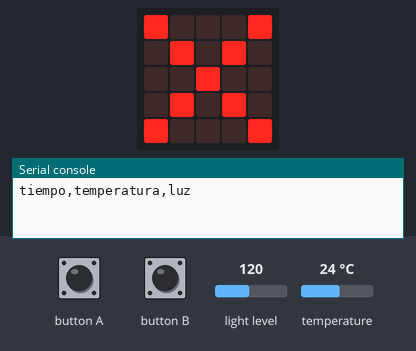
Simulated run of this program. Board: BBC micro:bit running MicroPython. Parts: the board's 5×5 LED display, the last lines printed to the serial console. Inputs (shaded band) come from the test bench; at power-on: light level 120, temperature 24 °C.

Above: at 1.2 s.
1.3 s: button A pressed for 1 s
At 3.0 s:
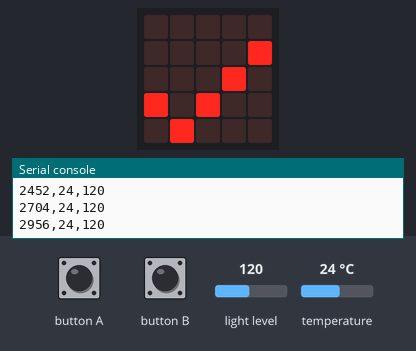
3.9 s: button B pressed for 0.15 s
At 4.5 s:
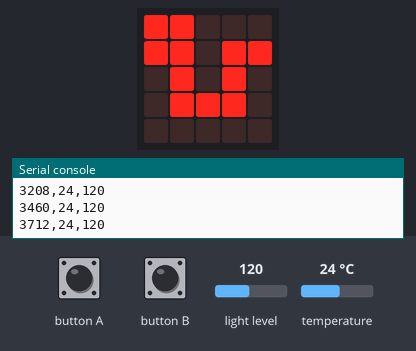
Timing chart, 0 to 6.9 s (numbered marks = the images above; inputs shaded):
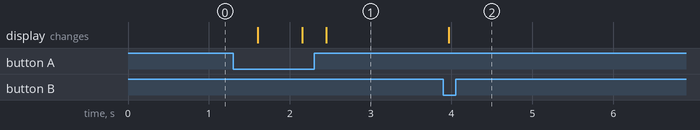

The program:

22.py
```python
def grabadora():
	buffer=str(running_time())+","+ str(temperature())+","+str(display.read_light_level())+"\r\n"
	uart.write(buffer)
	sleep (250)

from microbit import *
uart.init(115200)
buffer=("tiempo"+","+"temperatura"+","+"luz"+"\r\n")
uart.write (buffer)
graba=False
display.show (Image.NO)

while True:
	if button_a.is_pressed():
		graba=not graba
		sleep(300)
	if button_b.is_pressed():
		display.show(Image.SNAKE)
		break
	if graba==True:
		display.show (Image.YES)
		grabadora()
	else:
		display.show (Image.NO)
```

Measured:
- after the input at 1.3 s, the display: changes after 0.30 s (image 1)
- after the input at 3.9 s, the display: changes after 0.06 s (image 2)
